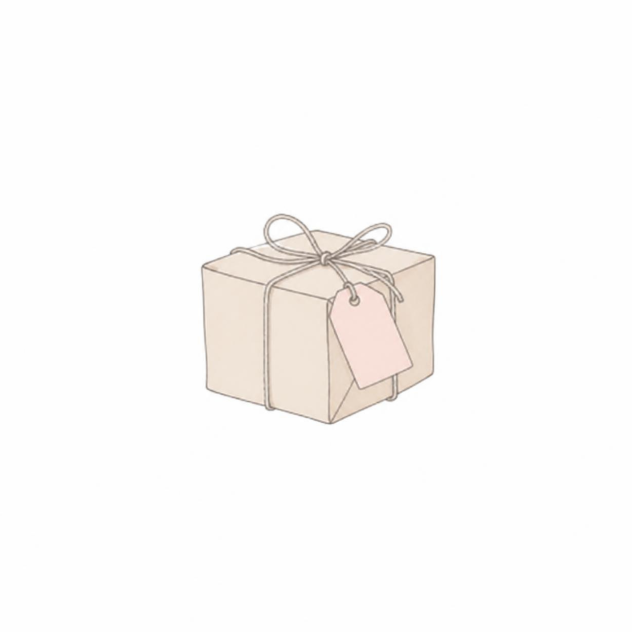
#> input picture sunnozy-content/instagram/highlights/ki-roh/07_versand.png, 1264 x 1264 px (shown at 1/2 size); its folder holds only this picture in this run
$ python make_highlights.py ../instagram/highlights/ki-roh/07_versand.png
#> lines starting #> are read from the running program, lines starting #| are printed output that depends on the picture; after the words box and inside, x2 and y2 are one past the last pixel; in counts of white or black regions, pixels touching at a corner belong together
"""Instagram-Highlight-Cover aus den KI-Zeichnungen (ki-roh/*.png, weisser Grund).

Pro Zeichnung: Story-Format 1080x1920 (zum Hochladen als Story und dann als Highlight-Cover)
und Quadrat 1080x1080 (für «Cover bearbeiten» aus der Galerie). Grund ist Rosé #f8eae4 aus dem
sunnozy-Designsystem, die Zeichnung wird per Multiplizieren daraufgesetzt (weisser Grund verschwindet).
Dazu eine Vorschau, wie die Reihe im Profil aussieht.

Aufruf: python3 make_highlights.py <highlights-ordner>
"""
import os, sys, glob
import numpy as np
from PIL import Image, ImageChops, ImageDraw, ImageFont

ROOT = os.path.dirname(os.path.dirname(os.path.abspath(__file__)))
ROSE = (248, 234, 228)
NAMEN = {'01_erstausstattung': 'Sets', '02_bodys': 'Bodys', '03_mulltuecher': 'Mulltücher', '04_accessoires': 'Accessoires',
         '05_geschenke': 'Geschenke', '06_bewertungen': 'Bewertungen', '07_versand': 'Versand', '08_ueber_uns': 'Über uns'}


def zeichnung(path):
    im = Image.open(path).convert('RGB')
#> im is the input picture: PIL image 1264x1264 RGB; mean R, G, B 251.6, 250.2, 249.1
    # Papiergrund der KI-Zeichnung ist nicht ganz weiss (246-254): auf 255 anheben, sonst bleibt ein heller Kasten
    im = im.point(lambda v: min(255, round(v * 255 / 244)))
    a = np.asarray(im.convert('L')); ys, xs = np.where(a < 238)
    return im.crop((xs.min() - 12, ys.min() - 12, xs.max() + 12, ys.max() + 12))


def setzen(c, t, cx, cy, groesse):
    k = groesse / max(t.size)
    t = t.resize((round(t.width * k), round(t.height * k)), Image.LANCZOS)
    x, y = int(cx - t.width / 2), int(cy - t.height / 2)
    c.paste(ImageChops.multiply(c.crop((x, y, x + t.width, y + t.height)), t), (x, y))


if __name__ == '__main__':
    base = sys.argv[1]
    out = os.path.join(base, 'cover'); os.makedirs(out, exist_ok=True)
    teile = []
    for f in sorted(glob.glob(os.path.join(base, 'ki-roh', '*.png'))):
        name = os.path.splitext(os.path.basename(f))[0]
        t = zeichnung(f); teile.append((name, t))
        story = Image.new('RGB', (1080, 1920), ROSE); setzen(story, t, 540, 960, 470)
#> after `story = Image.new('RGB', (1080, 1920), ROSE)`:
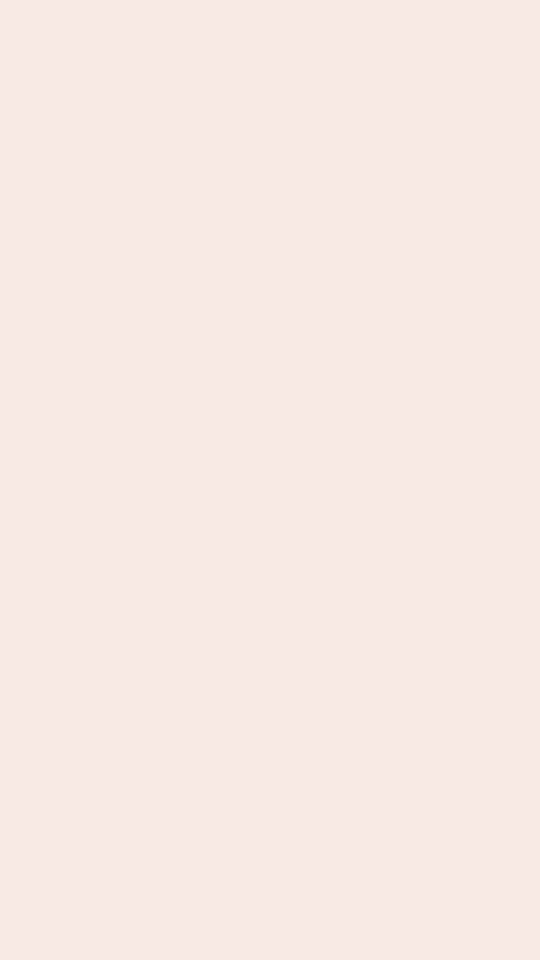
#> story: PIL image 1080x1920 RGB (shown at 1/2 size); mean R, G, B 248, 234, 228
        story.save(os.path.join(out, f'{name}_story.jpg'), quality=95)
        quad = Image.new('RGB', (1080, 1080), ROSE); setzen(quad, t, 540, 540, 470)
#> call 2 of setzen, with cx = 540, cy = 540, groesse = 470
#> in setzen (call 2), `c.paste(ImageChops.multiply(c.crop((x, y, x + t.width, y + t.height)),..`:
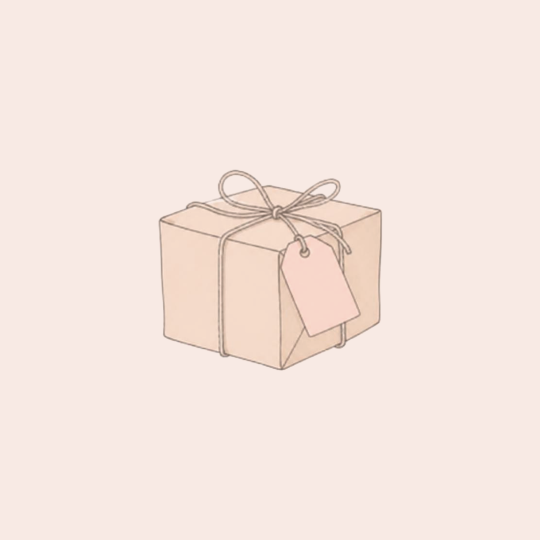
#> c: PIL image 1080x1080 RGB (shown at 1/2 size); mean R, G, B 246.1, 230.6, 223.4
        quad.save(os.path.join(out, f'{name}_quadrat.jpg'), quality=95)
        print(name)
    # Vorschau wie im Profil: Kreis mit grauem Ring, Name darunter
    D, gap = 220, 70
    W = len(teile) * (D + gap) + gap
#> W = 360
    v = Image.new('RGB', (W, D + 150), (255, 255, 255)); d = ImageDraw.Draw(v)
#> after `v = Image.new('RGB', (W, D + 150), (255, 255, 255))`: v: PIL image 360x370 RGB; every value is 255
    f = ImageFont.truetype(os.path.join(ROOT, 'fonts', 'nunitosans-600.ttf'), 30)
    for i, (name, t) in enumerate(teile):
        x = gap + i * (D + gap); y = 30
        kreis = Image.new('RGB', (D, D), ROSE); setzen(kreis, t, D / 2, D / 2, D * 0.62)
        m = Image.new('L', (D * 4, D * 4), 0); ImageDraw.Draw(m).ellipse((0, 0, D * 4, D * 4), fill=255)
        v.paste(kreis, (x, y), m.resize((D, D), Image.LANCZOS))
        d.ellipse((x - 12, y - 12, x + D + 12, y + D + 12), outline=(219, 222, 228), width=6)
        d.text((x + D / 2, y + D + 52), NAMEN.get(name, name), font=f, fill=(20, 20, 20), anchor='mm')
#> this loop made 1 pass
#> (name, k in setzen) on pass 1: ('07_versand', 0.276)
#> pass 1, `kreis = Image.new('RGB', (D, D), ROSE)`:
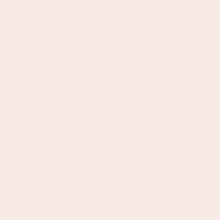
#> kreis: PIL image 220x220 RGB; mean R, G, B 248, 234, 228
#> pass 1, in setzen (call 3), `t = t.resize((round(t.width * k), round(t.height * k)), Image.LANCZOS)`:
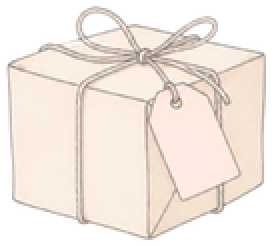
#> t: PIL image 136x123 RGB (shown 2 times larger); mean R, G, B 243.5, 233.4, 225.2
#> after the loop:
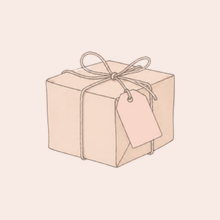
#> kreis: PIL image 220x220 RGB; mean R, G, B 244.1, 227, 218.7
#> after the loop:
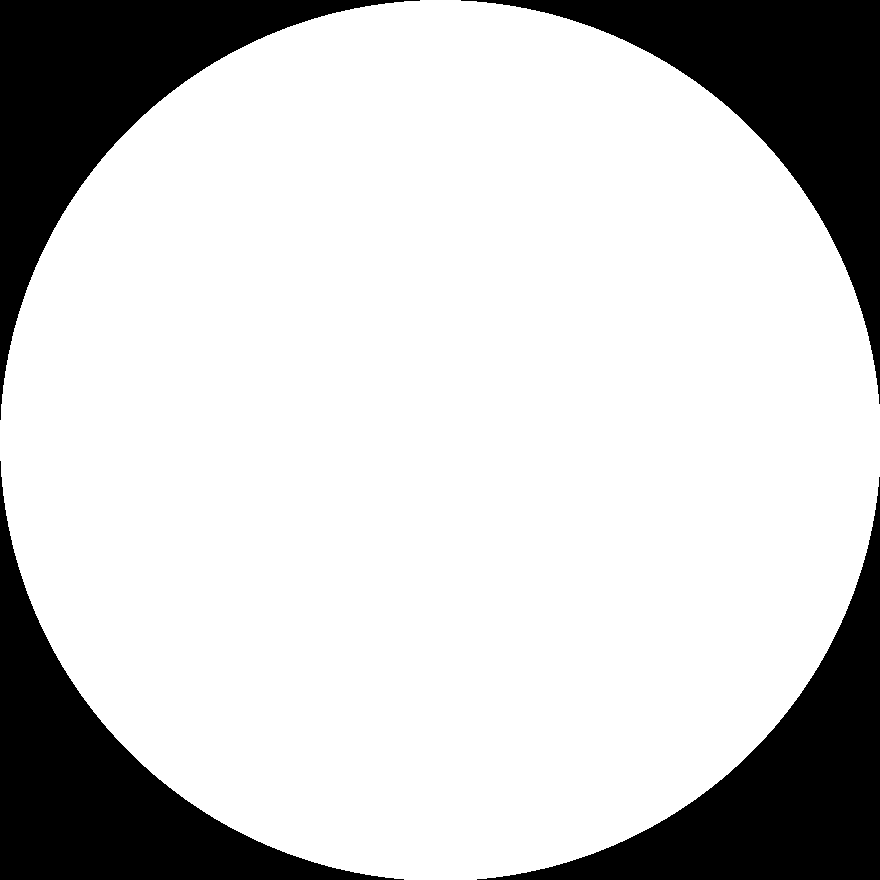
#> m: PIL image 880x880 L; 78.7% white; 4 black regions, box (x1, y1, x2, y2) and area: (0, 0, 420, 420) 41691, (461, 0, 880, 404) 41271, (0, 461, 404, 880) 41271, (477, 477, 880, 880) 40852
#> after the loop:
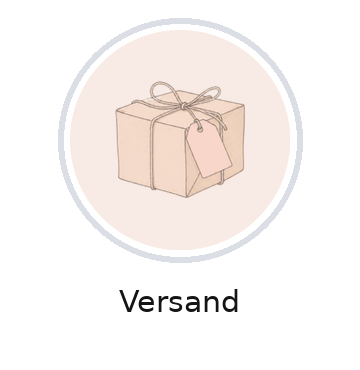
#> v: PIL image 360x370 RGB; mean R, G, B 248.9, 243.9, 241.5
    v.save(os.path.join(base, 'vorschau_profil.jpg'), quality=92)
